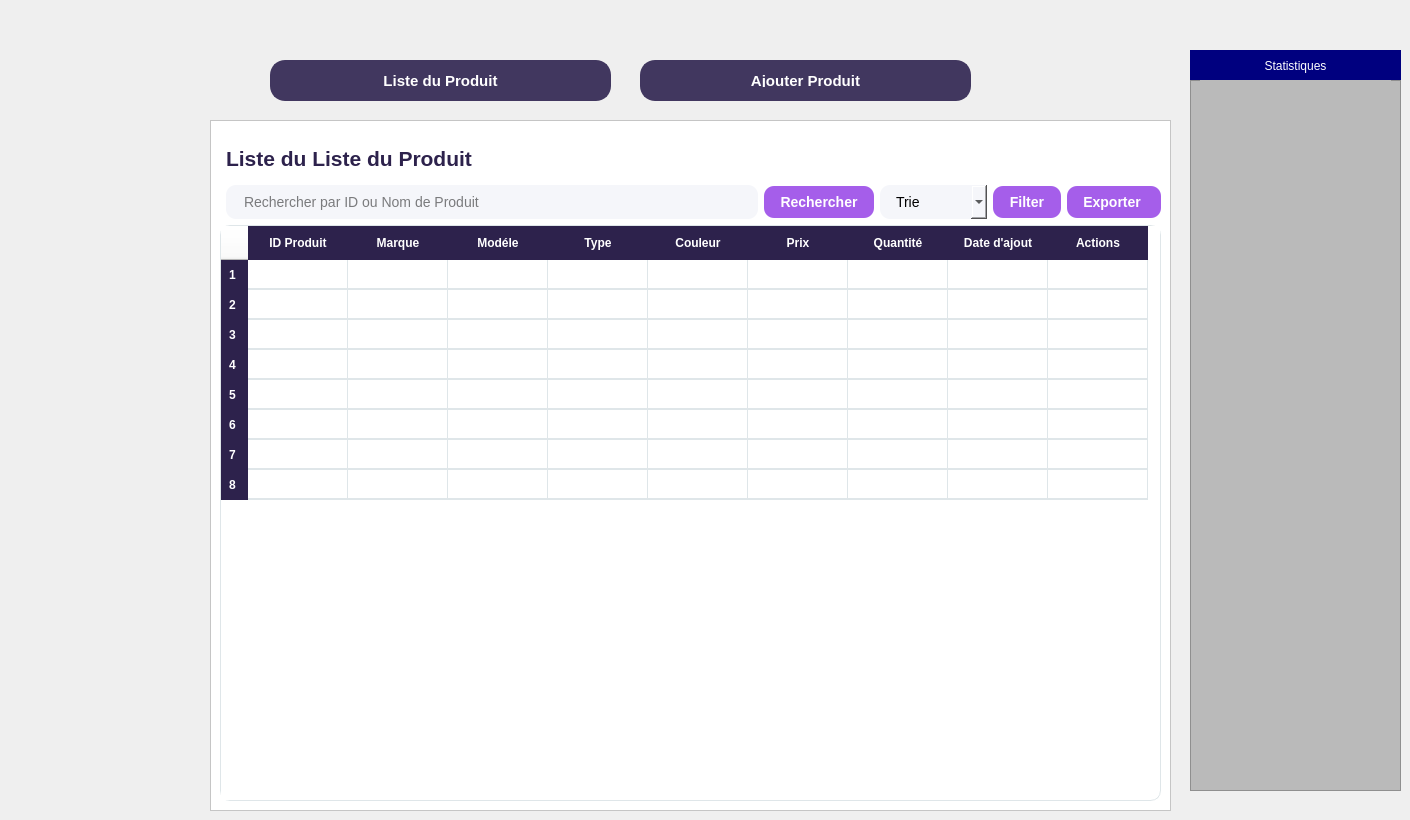
      <widget class="QWidget" name="page_10">
       <widget class="QFrame" name="frame_12">
        <property name="geometry">
         <rect>
          <x>210</x>
          <y>120</y>
          <width>961</width>
          <height>691</height>
         </rect>
        </property>
        <property name="styleSheet">
         <string notr="true">background-color: rgb(255, 255, 255);</string>
        </property>
        <property name="frameShape">
         <enum>QFrame::Shape::StyledPanel</enum>
        </property>
        <property name="frameShadow">
         <enum>QFrame::Shadow::Raised</enum>
        </property>
        <layout class="QHBoxLayout" name="horizontalLayout_5">
         <item>
          <layout class="QVBoxLayout" name="verticalLayout_5">
           <item>
            <layout class="QHBoxLayout" name="headerLayout_9"/>
           </item>
           <item>
            <widget class="QLabel" name="lblListeClients_5">
             <property name="font">
              <font>
               <pointsize>16</pointsize>
               <bold>true</bold>
              </font>
             </property>
             <property name="styleSheet">
              <string notr="true">color:#2d224c;font-weight:bold;margin:16px 0 8px 0;
background-color: rgb(255, 255, 255);</string>
             </property>
             <property name="text">
              <string>Liste du Liste du Produit</string>
             </property>
            </widget>
           </item>
           <item>
            <layout class="QHBoxLayout" name="searchLayout_5">
             <item>
              <widget class="QFrame" name="frame_13">
               <property name="styleSheet">
                <string notr="true">background-color: rgb(0, 0, 124);; border-radius:20px;</string>
               </property>
               <property name="frameShape">
                <enum>QFrame::Shape::StyledPanel</enum>
               </property>
               <property name="frameShadow">
                <enum>QFrame::Shadow::Raised</enum>
               </property>
               <widget class="QToolButton" name="toolButton_27">
                <property name="geometry">
                 <rect>
                  <x>20</x>
                  <y>240</y>
                  <width>141</width>
                  <height>41</height>
                 </rect>
                </property>
                <property name="styleSheet">
                 <string notr="true">QToolButton { border: none; border-radius: 20px; color: white; padding: 10px; background: qlineargradient(spread:pad, x1:0, y1:0, x2:1, y2:0, stop:0 #9B59B6, stop:1 #BDC3C7); } QToolButton:hover { background: qlineargradient(spread:pad, x1:0, y1:0, x2:1, y2:0, stop:0 #BDC3C7, stop:1 #F8C8DC); }</string>
                </property>
                <property name="text">
                 <string>Fournisseurs</string>
                </property>
               </widget>
               <widget class="QToolButton" name="toolButton_28">
                <property name="geometry">
                 <rect>
                  <x>20</x>
                  <y>300</y>
                  <width>141</width>
                  <height>41</height>
                 </rect>
                </property>
                <property name="styleSheet">
                 <string notr="true">QToolButton { border: none; border-radius: 20px; color: white; padding: 10px; background: qlineargradient(spread:pad, x1:0, y1:0, x2:1, y2:0, stop:0 #9B59B6, stop:1 #BDC3C7); } QToolButton:hover { background: qlineargradient(spread:pad, x1:0, y1:0, x2:1, y2:0, stop:0 #BDC3C7, stop:1 #F8C8DC); }</string>
                </property>
                <property name="text">
                 <string>Produis</string>
                </property>
               </widget>
               <widget class="QToolButton" name="toolButton_29">
                <property name="geometry">
                 <rect>
                  <x>20</x>
                  <y>360</y>
                  <width>141</width>
                  <height>41</height>
                 </rect>
                </property>
                <property name="styleSheet">
                 <string notr="true">QToolButton { border: none; border-radius: 20px; color: white; padding: 10px; background: qlineargradient(spread:pad, x1:0, y1:0, x2:1, y2:0, stop:0 #9B59B6, stop:1 #BDC3C7); } QToolButton:hover { background: qlineargradient(spread:pad, x1:0, y1:0, x2:1, y2:0, stop:0 #BDC3C7, stop:1 #F8C8DC); }</string>
                </property>
                <property name="text">
                 <string>Personnels</string>
                </property>
               </widget>
               <widget class="QToolButton" name="toolButton_30">
                <property name="geometry">
                 <rect>
                  <x>20</x>
                  <y>420</y>
                  <width>141</width>
                  <height>41</height>
                 </rect>
                </property>
                <property name="styleSheet">
                 <string notr="true">QToolButton { border: none; border-radius: 20px; color: white; padding: 10px; background: qlineargradient(spread:pad, x1:0, y1:0, x2:1, y2:0, stop:0 #9B59B6, stop:1 #BDC3C7); } QToolButton:hover { background: qlineargradient(spread:pad, x1:0, y1:0, x2:1, y2:0, stop:0 #BDC3C7, stop:1 #F8C8DC); }</string>
                </property>
                <property name="text">
                 <string>Locaux</string>
                </property>
               </widget>
               <widget class="QToolButton" name="toolButton_31">
                <property name="geometry">
                 <rect>
                  <x>20</x>
                  <y>180</y>
                  <width>141</width>
                  <height>41</height>
                 </rect>
                </property>
                <property name="styleSheet">
                 <string notr="true">QToolButton { border: none; border-radius: 20px; color: white; padding: 10px; background: qlineargradient(spread:pad, x1:0, y1:0, x2:1, y2:0, stop:0 #9B59B6, stop:1 #BDC3C7); } QToolButton:hover { background: qlineargradient(spread:pad, x1:0, y1:0, x2:1, y2:0, stop:0 #BDC3C7, stop:1 #F8C8DC); }
</string>
                </property>
                <property name="text">
                 <string>Client</string>
                </property>
               </widget>
              </widget>
             </item>
             <item>
              <widget class="QLineEdit" name="searchLineEdit_5">
               <property name="styleSheet">
                <string notr="true">background-color:#f5f6fa;border-radius:10px;padding:8px 16px;font-size:14px;color :black;</string>
               </property>
               <property name="placeholderText">
                <string>Rechercher par ID ou Nom de Produit</string>
               </property>
              </widget>
             </item>
             <item>
              <widget class="QPushButton" name="btnRechercher_5">
               <property name="styleSheet">
                <string>background-color:#a55eea;color:white;font-weight:bold;border-radius:10px;padding:8px 16px;font-size:14px;</string>
               </property>
               <property name="text">
                <string>Rechercher</string>
               </property>
              </widget>
             </item>
             <item>
              <widget class="QComboBox" name="comboProfession_5">
               <property name="acceptDrops">
                <bool>false</bool>
               </property>
               <property name="styleSheet">
                <string notr="true">background-color:#f5f6fa;border-radius:10px;padding:8px 16px;font-size:14px;color :black; </string>
               </property>
               <property name="editable">
                <bool>false</bool>
               </property>
               <property name="currentText">
                <string>Trie</string>
               </property>
               <item>
                <property name="text">
                 <string>Trie</string>
                </property>
               </item>
               <item>
                <property name="text">
                 <string>Prix Bas</string>
                </property>
               </item>
               <item>
                <property name="text">
                 <string>Prix Haut</string>
                </property>
               </item>
               <item>
                <property name="text">
                 <string>A-Z</string>
                </property>
               </item>
               <item>
                <property name="text">
                 <string>Z-A</string>
                </property>
               </item>
               <item>
                <property name="text">
                 <string>Homme</string>
                </property>
               </item>
               <item>
                <property name="text">
                 <string>Femme</string>
                </property>
               </item>
              </widget>
             </item>
             <item>
              <widget class="QPushButton" name="btnFilter_5">
               <property name="styleSheet">
                <string notr="true">background-color:#a55eea;color:white;font-weight:bold;border-radius:10px;padding:8px 16px;font-size:14px;</string>
               </property>
               <property name="text">
                <string>Filter</string>
               </property>
              </widget>
             </item>
             <item>
              <widget class="QPushButton" name="btnExporter_5">
               <property name="styleSheet">
                <string notr="true">background-color:#a55eea;color:white;font-weight:bold;border-radius:10px;padding:8px 16px;font-size:14px;</string>
               </property>
               <property name="text">
                <string>Exporter </string>
               </property>
              </widget>
             </item>
            </layout>
           </item>
           <item>
            <layout class="QHBoxLayout" name="headerLayout_10">
             <item>
              <widget class="QTableWidget" name="tablePersonnel_3">
               <property name="styleSheet">
                <string notr="true">/* --- Style du conteneur principal de la table --- */
QTableWidget {
    background-color: white;
    color: rgb(0, 0, 0);
    border-radius: 10px;
    gridline-color: #dfe6e9;
    border: 1px solid #dfe6e9;
}

/* --- Style de l'en-tête --- */
QHeaderView::section {
    background-color: #2d224c;
    color: white;
    font-weight: bold;
    padding: 8px;
    border: none;
}

/* --- Style pour chaque cellule (SANS PADDING) --- */
QTableWidget::item {
    border-bottom: 1px solid #dfe6e9;
}

/* --- Style pour les cellules sélectionnées --- */
QTableWidget::item:selected {
    background-color: #a29bfe;
    color: white;
}</string>
               </property>
               <row/>
               <row/>
               <row/>
               <row/>
               <row/>
               <row/>
               <row/>
               <row/>
               <column>
                <property name="text">
                 <string>ID Produit</string>
                </property>
               </column>
               <column>
                <property name="text">
                 <string>Marque</string>
                </property>
               </column>
               <column>
                <property name="text">
                 <string>Modéle</string>
                </property>
               </column>
               <column>
                <property name="text">
                 <string>Type</string>
                </property>
               </column>
               <column>
                <property name="text">
                 <string>Couleur</string>
                </property>
               </column>
               <column>
                <property name="text">
                 <string>Prix</string>
                </property>
               </column>
               <column>
                <property name="text">
                 <string>Quantité</string>
                </property>
               </column>
               <column>
                <property name="text">
                 <string>Date d'ajout</string>
                </property>
               </column>
               <column>
                <property name="text">
                 <string>Actions</string>
                </property>
               </column>
               <item row="0" column="0">
                <property name="text">
                 <string/>
                </property>
               </item>
               <item row="0" column="1">
                <property name="text">
                 <string/>
                </property>
               </item>
               <item row="0" column="2">
                <property name="text">
                 <string/>
                </property>
               </item>
               <item row="0" column="3">
                <property name="text">
                 <string/>
                </property>
               </item>
               <item row="0" column="8">
                <property name="text">
                 <string/>
                </property>
               </item>
               <item row="1" column="0">
                <property name="text">
                 <string/>
                </property>
               </item>
               <item row="1" column="1">
                <property name="text">
                 <string/>
                </property>
               </item>
               <item row="1" column="2">
                <property name="text">
                 <string/>
                </property>
               </item>
               <item row="1" column="3">
                <property name="text">
                 <string/>
                </property>
               </item>
               <item row="2" column="0">
                <property name="text">
                 <string/>
                </property>
               </item>
               <item row="2" column="1">
                <property name="text">
                 <string/>
                </property>
               </item>
               <item row="2" column="2">
                <property name="text">
                 <string/>
                </property>
               </item>
               <item row="2" column="3">
                <property name="text">
                 <string/>
                </property>
               </item>
              </widget>
             </item>
            </layout>
           </item>
           <item>
            <layout class="QHBoxLayout" name="actionButtonsLayout_5"/>
           </item>
          </layout>
         </item>
        </layout>
       </widget>
       <widget class="QPushButton" name="btnListePersonnel_5">
        <property name="geometry">
         <rect>
          <x>270</x>
          <y>60</y>
          <width>341</width>
          <height>41</height>
         </rect>
        </property>
        <property name="styleSheet">
         <string notr="true">QPushButton {
    background-color: #41375f;
    color: white;
    font-weight: bold;
    border-radius: 15px;
    padding: 12px 24px;
    font-size: 15px;
    border: 2px solid #41375f;
}
QPushButton:hover {
    background-color: #5a4a82;
    border: 2px solid #7158a0;
}</string>
        </property>
        <property name="text">
         <string>Liste du Produit</string>
        </property>
       </widget>
       <widget class="QPushButton" name="btnAjouterPersonnel_5">
        <property name="geometry">
         <rect>
          <x>640</x>
          <y>60</y>
          <width>331</width>
          <height>41</height>
         </rect>
        </property>
        <property name="styleSheet">
         <string notr="true">QPushButton {
    background-color: #41375f;
    color: white;
    font-weight: bold;
    border-radius: 15px;
    padding: 12px 24px;
    font-size: 15px;
    border: 2px solid #41375f;
}
QPushButton:hover {
    background-color: #5a4a82;
    border: 2px solid #7158a0;
}</string>
        </property>
        <property name="text">
         <string>Ajouter Produit</string>
        </property>
       </widget>
       <widget class="QLabel" name="label_32">
        <property name="geometry">
         <rect>
          <x>1190</x>
          <y>50</y>
          <width>211</width>
          <height>31</height>
         </rect>
        </property>
        <property name="styleSheet">
         <string notr="true">color: rgb(255, 255, 255);
background-color: rgb(0, 0, 127);
border-color: rgb(0, 0, 255);</string>
        </property>
        <property name="text">
         <string>Statistiques</string>
        </property>
        <property name="alignment">
         <set>Qt::AlignmentFlag::AlignCenter</set>
        </property>
       </widget>
       <widget class="QFrame" name="frame_18">
        <property name="geometry">
         <rect>
          <x>1190</x>
          <y>80</y>
          <width>211</width>
          <height>711</height>
         </rect>
        </property>
        <property name="styleSheet">
         <string notr="true">background-color: rgb(186, 186, 186);</string>
        </property>
        <property name="frameShape">
         <enum>QFrame::Shape::StyledPanel</enum>
        </property>
        <property name="frameShadow">
         <enum>QFrame::Shadow::Raised</enum>
        </property>
        <widget class="QLabel" name="label_33">
         <property name="geometry">
          <rect>
           <x>10</x>
           <y>-20</y>
           <width>191</width>
           <height>351</height>
          </rect>
         </property>
         <property name="text">
          <string/>
         </property>
         <property name="pixmap">
          <pixmap resource="M.qrc">:/new/prefix1/784a706a-f6af-4062-9180-299d6847a0c1.png</pixmap>
         </property>
         <property name="scaledContents">
          <bool>true</bool>
         </property>
         <property name="wordWrap">
          <bool>false</bool>
         </property>
         <property name="openExternalLinks">
          <bool>true</bool>
         </property>
        </widget>
        <widget class="QLabel" name="label_34">
         <property name="geometry">
          <rect>
           <x>10</x>
           <y>340</y>
           <width>191</width>
           <height>351</height>
          </rect>
         </property>
         <property name="text">
          <string/>
         </property>
         <property name="pixmap">
          <pixmap resource="mm.qrc">:/new/prefix1/456.png</pixmap>
         </property>
         <property name="scaledContents">
          <bool>true</bool>
         </property>
         <property name="wordWrap">
          <bool>true</bool>
         </property>
         <property name="openExternalLinks">
          <bool>true</bool>
         </property>
        </widget>
       </widget>
      </widget>
